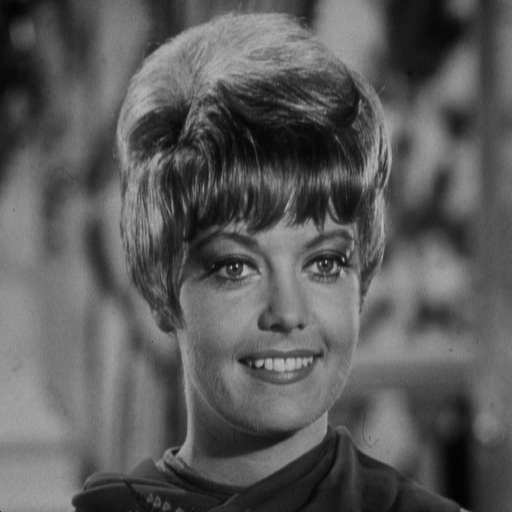
#> input picture zelda.png, 512 x 512 px
$ jupyter execute --allow-errors praktikum_1.ipynb   (older library calls are emulated)
#> lines starting #> are read from the running program, lines starting #| are printed output that depends on the picture
# Praktikum 1

In this praktikum we will learn to implement image enhancement from module 3

## Install Dependencies

[cell 1]
# pip install opencv-python numpy matplotlib jupyter ipywidgets

## Import Required Libraries

[cell 2]
import cv2
import numpy as np
import matplotlib.pyplot as plt

from ipywidgets import interact, FloatSlider, Checkbox  # this is for interactivity

[cell 3]
# import the image we will use in this tutorial
zelda_img = cv2.imread("zelda.png")
#> zelda_img is the input picture: shape (512, 512, 3); mean B, G, R 90.7, 90.7, 90.7
#> the sliders are set to alpha = 127, beta = 127

## Point Operation

**Contrast Stretching using CV2 library**

The code below shows how to stretching the contrast of an image by using $\alpha$ and $\beta$ value.

Observe how those values affect the looks of the image!

[cell 4]
@interact(alpha=(0, 255, 5), beta=(0, 255, 5))
def constrast_stretching(
        alpha=100,
        beta=200,
    ):

#> called with alpha = 127, beta = 127
    stretched_img = cv2.normalize(zelda_img, None, alpha, beta, norm_type=cv2.NORM_MINMAX)
#> stretched_img: shape (512, 512, 3); every value is 127

    # 1. Original Image
    plt.subplot(2, 2, 1)
    plt.imshow(zelda_img, cmap='gray', vmin=0, vmax=255)
    plt.title("Original Image")
    plt.axis('off')

    # 2. Stretched Image
    plt.subplot(2, 2, 2)
    plt.imshow(stretched_img, cmap='gray', vmin=0, vmax=255)
    plt.title("Piecewise Stretched")
    plt.axis('off')

    # 3. Original Histogram
    plt.subplot(2, 2, 3)
    plt.hist(zelda_img.ravel(), bins=256, range=[0, 256], color='black')
    plt.title("Original Histogram")
    plt.xlim([0, 256])

    # 4. Stretched Histogram
    plt.subplot(2, 2, 4)
    plt.hist(stretched_img.ravel(), bins=256, range=[0, 256], color='black')
    plt.title("Stretched Histogram")
    plt.xlim([0, 256])

    plt.tight_layout()
    plt.show()
#> figure, not shown here; B, G, R data is drawn as R, G, B; panel 3: tallest bar 19434 high, from x = 129 to 130; panel 4: tallest bar 786432 high, from x = 127 to 128
#> the sliders are set to treshold_value = 127, max_value = 127

**Applying Treshold Value using CV2 library**

The code below shows how to apply the binary treshold to an image by setting the treshold/limit and the maximum value to apply to.

Observe how those values affect the looks of the image!

Can you connect the equation below to the code?

$$y = \begin{cases} 0 & 0 \le x < a \\ 1 & a \le x < L \end{cases}$$

[cell 5]
@interact(treshold_value=(0, 255, 5), max_value=(0,255,5))
def constrast_stretching(
        treshold_value=100,
        max_value=255,
    ):

#> called with treshold_value = 127, max_value = 127
    _, thresholded_cv = cv2.threshold(zelda_img, treshold_value, max_value, cv2.THRESH_BINARY)

    # 1. Original Image
    plt.subplot(2, 2, 1)
    plt.imshow(zelda_img, cmap='gray', vmin=0, vmax=255)
    plt.title("Original Image")
    plt.axis('off')

    # 2. Stretched Image
    plt.subplot(2, 2, 2)
    plt.imshow(thresholded_cv, cmap='gray', vmin=0, vmax=255)
    plt.title("Treshold Image")
    plt.axis('off')

    # 3. Original Histogram
    plt.subplot(2, 2, 3)
    plt.hist(zelda_img.ravel(), bins=256, range=[0, 256], color='black')
    plt.title("Original Histogram")
    plt.xlim([0, 256])

    # 4. Stretched Histogram
    plt.subplot(2, 2, 4)
    plt.hist(thresholded_cv.ravel(), bins=256, range=[0, 256], color='black')
    plt.title("Treshold Histogram")
    plt.xlim([0, 256])

    plt.tight_layout()
    plt.show()
#> figure, not shown here; B, G, R data is drawn as R, G, B; panel 3: tallest bar 19434 high, from x = 129 to 130; panel 4: tallest bar 611216 high, from x = 0 to 1
#> the sliders are set to a = 127, b = 127

**Applying Clipping to an Image**

Somtimes we want more control of each pixels. For this, we could use Numpy. Guess what? OpenCV uses Numpy array.

The code below is just applying the this math by using "masking" in Numpy array.

$$
    y = \begin{cases}
            0 & 0 \le x < a \\
            \beta(x-a) & a \le x < b \\
            \beta(b-a) & b \le x < L
        \end{cases}
$$

To understand the code we can recall this plot.

[cell 6]
@interact(a=(0, 255, 5), b=(0, 255, 5))
def apply_clipping(a=80, b=170):
    # Prevent divide-by-zero errors and ensure a is strictly less than b
#> called with a = 127, b = 127
    if a >= b:
        b = a + 1

    x = zelda_img.astype(float)
    y = np.zeros_like(x)

    L = 255

    # Calculate the slope (beta) to stretch the middle region from 0 to 255
    beta = L / (b - a)

    # Convert input to float for math operations

    # 1. Lower clipping (0 <= x < a) -> Map to 0
    mask1 = (x >= 0) & (x < a)
    y[mask1] = 0

    # 2. Scaled response (a <= x < b) -> Apply beta slope
    mask2 = (x >= a) & (x < b)
#> mask2: shape (512, 512, 3) bool; every value is 0
    y[mask2] = beta * (x[mask2] - a)
#> y: shape (512, 512, 3) float64; every value is 0

    # 3. Upper clipping (b <= x < L) -> Map to constant upper level
    mask3 = (x >= b)
    y[mask3] = beta * (b - a) # This mathematically equals 255 based on our beta

    # Convert back to uint8
    clipped_img = np.clip(y, 0, L).astype(np.uint8)

    # --- SHOW IMAGES AND HISTOGRAMS ---
    plt.figure(figsize=(14, 8))

    # 1. Original Image
    plt.subplot(2, 2, 1)
    plt.imshow(zelda_img, cmap='gray', vmin=0, vmax=255)
    plt.title("Original Image")
    plt.axis('off')

    # 2. Clipped Image
    plt.subplot(2, 2, 2)
    plt.imshow(clipped_img, cmap='gray', vmin=0, vmax=255)
    plt.title("Clipped Image")
    plt.axis('off')

    # 3. Original Histogram
    plt.subplot(2, 2, 3)
    plt.hist(zelda_img.ravel(), bins=256, range=[0, 256], color='black')
    plt.title("Original Histogram")
    plt.xlim([0, 256])

    # 4. Clipped Histogram
    plt.subplot(2, 2, 4)
    plt.hist(clipped_img.ravel(), bins=256, range=[0, 256], color='black')
    plt.title(f"Clipped Histogram (a={a}, b={b})")
    plt.xlim([0, 256])

    plt.tight_layout()
    plt.show()
#> figure, not shown here; B, G, R data is drawn as R, G, B; panel 3: tallest bar 19434 high, from x = 129 to 130; panel 4: tallest bar 611216 high, from x = 0 to 1
#> the sliders are set to gamma = 2.52

**Tresholding Via Gamma Correction $\gamma > 1$**

The application on gamma correction uses in video game. The developer wanted the game to look more scary by suppressing the bright part. ie. Resident Evil 4 Remake.

Instead of using Numpy, we can also map the pixel values using Look Up Table (LUT) using OpenCV library.

[cell 7]
@interact(gamma=(0.04, 5, 0.1))
def tresholding_gamma_correction(
    gamma=1.5
):
#> called with gamma = 2.52
    table = np.array([((i / 255.0) ** gamma) * 255 for i in range(256)]).astype("uint8")
    gamma_corrected = cv2.LUT(zelda_img, table)

    # --- SHOW IMAGES AND HISTOGRAMS ---
    plt.figure(figsize=(14, 8))

    # 1. Original Image
    plt.subplot(2, 2, 1)
    plt.imshow(zelda_img, cmap='gray', vmin=0, vmax=255)
    plt.title("Original Image")
    plt.axis('off')

    # 2. Clipped Image
    plt.subplot(2, 2, 2)
    plt.imshow(gamma_corrected, cmap='gray', vmin=0, vmax=255)
    plt.title("Corrected Image")
    plt.axis('off')

    # 3. Original Histogram
    plt.subplot(2, 2, 3)
    plt.hist(zelda_img.ravel(), bins=256, range=[0, 256], color='black')
    plt.title("Original Histogram")
    plt.xlim([0, 256])

    # 4. Clipped Histogram
    plt.subplot(2, 2, 4)
    plt.hist(gamma_corrected.ravel(), bins=256, range=[0, 256], color='black')
    plt.title(f"Corrected Histogram")
    plt.xlim([0, 256])

    plt.tight_layout()
    plt.show()
#> figure, not shown here; B, G, R data is drawn as R, G, B; panel 3: tallest bar 19434 high, from x = 129 to 130; panel 4: tallest bar 64361 high, from x = 0 to 1

## Image Negative

This is probably the easiest operation since we can subtract numpy array or using bitwise not operation like the code below.

[cell 8]
def image_negative():
    negative_img = cv2.bitwise_not(zelda_img)
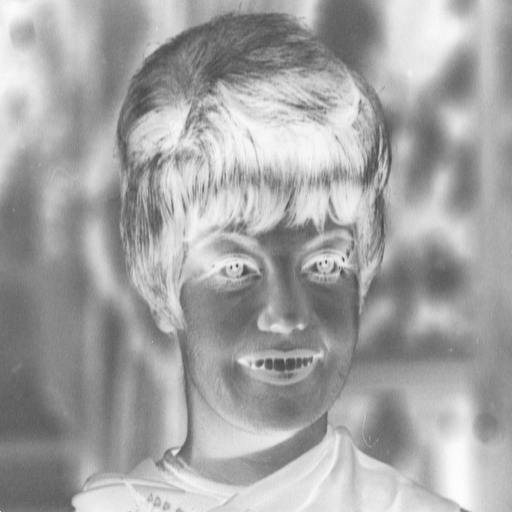
#> negative_img: shape (512, 512, 3); mean B, G, R 164.3, 164.3, 164.3

    # Numpy Array can do element wise operation
    # what the code will be?
    # your negative image = max_pixel_value - your positive image

    # --- SHOW IMAGES AND HISTOGRAMS ---
    plt.figure(figsize=(14, 8))

    # 1. Original Image
    plt.subplot(2, 2, 1)
    plt.imshow(zelda_img, cmap='gray', vmin=0, vmax=255)
    plt.title("Original Image")
    plt.axis('off')

    # 2. Clipped Image
    plt.subplot(2, 2, 2)
    plt.imshow(negative_img, cmap='gray', vmin=0, vmax=255)
    plt.title("Negative Image")
    plt.axis('off')

    # 3. Original Histogram
    plt.subplot(2, 2, 3)
    plt.hist(zelda_img.ravel(), bins=256, range=[0, 256], color='black')
    plt.title("Original Histogram")
    plt.xlim([0, 256])

    # 4. Clipped Histogram
    plt.subplot(2, 2, 4)
    plt.hist(negative_img.ravel(), bins=256, range=[0, 256], color='black')
    plt.title(f"Negative Histogram")
    plt.xlim([0, 256])

    plt.tight_layout()
    plt.show()
#> figure, not shown here; B, G, R data is drawn as R, G, B; panel 3: tallest bar 19434 high, from x = 129 to 130; panel 4: tallest bar 19434 high, from x = 126 to 127
#> the sliders are set to a = 127, b = 127, keep_background = False

image_negative()

## Window Slicing

Since OpenCV does not have a dedicated function for this operation we can either use LUT or Numpy operation to do this. Let's recall the math!

Without background
$$
    v = \begin{cases}
            L & a \le u \le b \\
            0 & otherwise
        \end{cases}
$$

With background
$$
    v = \begin{cases}
            L & a \le u \le b \\
            u & otherwise
        \end{cases}
$$

[cell 9]
@interact(a=(0, 255, 5), b=(0, 255, 5), keep_background=Checkbox(value=False, description='With Background'))
def apply_window_slicing(a=80, b=150, keep_background=False):
    # Prevent logical errors if sliders cross
#> called with a = 127, b = 127, keep_background = False
    if a >= b:
        b = a + 1

    L = 255
    u = cv2.imread("aortic.png", cv2.IMREAD_GRAYSCALE)
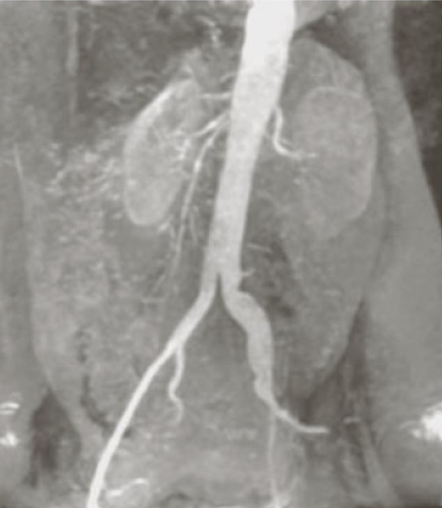
#> input picture aortic.png, 442 x 508 px
#> u: shape (508, 442); min 68, max 241, mean 146.2

    # 1. Create the boolean mask for our target window
    in_window = (u >= a) & (u <= b)
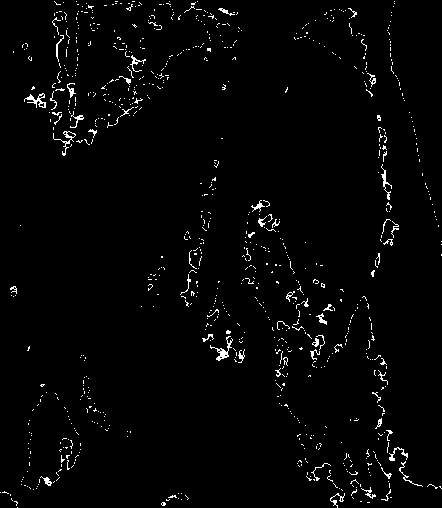
#> in_window: shape (508, 442) bool; 2.1% white in thin lines or dots

    # 2. Apply the mathematical logic from the slide
    if keep_background:
        # "With background" -> If in window, set to L. Otherwise, keep original 'u'
        v = np.where(in_window, L, u)
    else:
        # "Without background" -> If in window, set to L. Otherwise, set to 0
        v = np.where(in_window, L, 0)
#> v: shape (508, 442) int64; 2.1% white in thin lines or dots

    # Convert back to standard 8-bit image format
    sliced_img = v.astype(np.uint8)
#> sliced_img: shape (508, 442); 2.1% white in thin lines or dots

    # --- SHOW IMAGES AND HISTOGRAMS ---
    plt.figure(figsize=(14, 8))

    # 1. Original Image
    plt.subplot(2, 2, 1)
    plt.imshow(u, cmap='gray', vmin=0, vmax=255)
    plt.title("Original Image")
    plt.axis('off')

    # 2. Sliced Image
    plt.subplot(2, 2, 2)
    plt.imshow(sliced_img, cmap='gray', vmin=0, vmax=255)
    title_text = "With Background" if keep_background else "Without Background"
    plt.title(f"Window Slicing ({title_text})")
    plt.axis('off')

    # 3. Original Histogram
    plt.subplot(2, 2, 3)
    plt.hist(u.ravel(), bins=256, range=[0, 256], color='black')
    plt.axvline(x=a, color='blue', linestyle='dashed', linewidth=1)
    plt.axvline(x=b, color='red', linestyle='dashed', linewidth=1)
    plt.title("Original Histogram")
    plt.xlim([0, 256])

    # 4. Sliced Histogram
    plt.subplot(2, 2, 4)
    plt.hist(sliced_img.ravel(), bins=256, range=[0, 256], color='black')
    plt.title("Sliced Histogram")
    plt.xlim([0, 256])

    plt.tight_layout()
    plt.show()
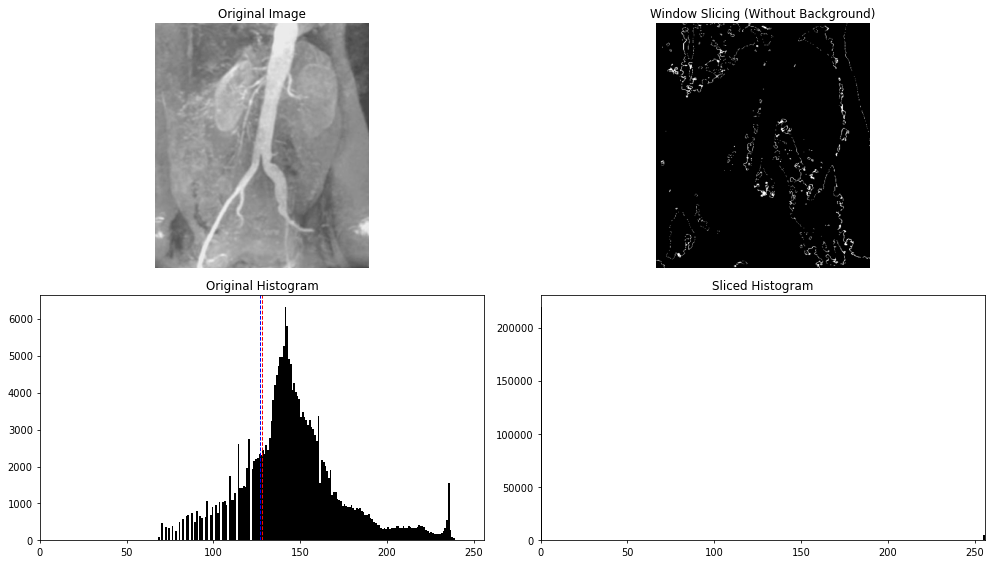
#> figure drawn by matplotlib, 4 panels; panel 3: tallest bar 6327 high, from x = 141 to 142; panel 4: tallest bar 219766 high, from x = 0 to 1

## Histogram Equalization

[cell 10]
img = cv2.imread("aortic.png", cv2.IMREAD_GRAYSCALE)

# equalized_img = # Find the OpenCV function!

# --- SHOW IMAGES AND HISTOGRAMS ---
plt.figure(figsize=(14, 8))

# 1. Original Image
plt.subplot(2, 2, 1)
plt.imshow(img, cmap='gray', vmin=0, vmax=255)
plt.title("Original Image")
plt.axis('off')

# 2. Equalized
plt.subplot(2, 2, 2)
#> (the rest of this cell did not finish here and is left out)

## Spatial Operation

[cell 11]
def show_images(titles, images, cmap='gray'):
    plt.figure(figsize=(15, 5))
    for i in range(len(images)):
        plt.subplot(1, len(images), i+1)
        # Added vmin and vmax to ensure Matplotlib doesn't auto-adjust the brightness incorrectly
        plt.imshow(images[i], cmap=cmap if len(images[i].shape) == 2 else None, vmin=0, vmax=255)
        plt.title(titles[i])
        plt.axis('off')
    plt.show()

# --- 1. Create a Noisy Version of Zelda ---
# Generate random noise and add it to the image (Salt and Pepper style)
noise = np.random.randint(0, 10, zelda_img.shape, dtype=np.uint8) * 255

# Randomly apply the noise to 5% of the pixels
noise_mask = np.random.rand(*zelda_img.shape) < .1
noisy_zelda = zelda_img.copy()
noisy_zelda[noise_mask] = noise[noise_mask]
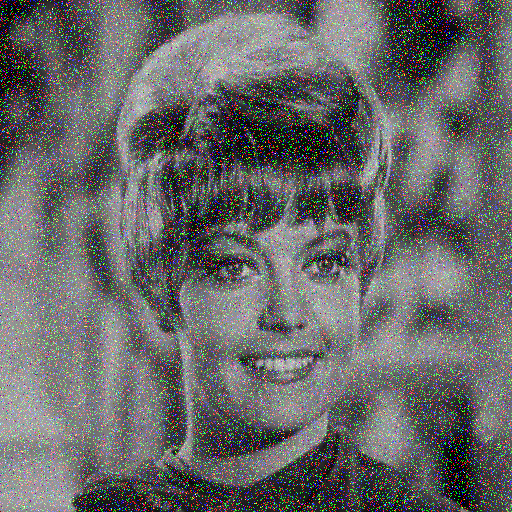
#> noisy_zelda: shape (512, 512, 3); mean B, G, R 104.2, 104.4, 104.2

# --- 2. Apply Filters to the NOISY Image ---
# 2.1 Noise Smoothing (Average Blur)
# Adjust the kernel size and see the effect!
kernel = (12, 12)
smoothed = cv2.blur(noisy_zelda, kernel)

# 2.2 Median Filtering
# Find a good kernel size to remove the noise!
kernel = 1
median_filtered = cv2.medianBlur(noisy_zelda, kernel)

# --- 3. Apply Edge Enhancement to the ORIGINAL Image ---
# the kernel size must be odd!
# change the variables here what could go wrong?
gaussian_blur = cv2.GaussianBlur(zelda_img, (21, 21), 0)
unsharp_mask = cv2.addWeighted(zelda_img, 1.5, gaussian_blur, -0.5, 0)

# 2.4 High-pass Filtering (Laplacian)
laplacian_high_pass = cv2.Laplacian(zelda_img, cv2.CV_64F)
laplacian_high_pass = cv2.convertScaleAbs(laplacian_high_pass)

# --- SHOW RESULTS ---
show_images(['Original Image'], [zelda_img])
#> the loop in show_images, `for i in range(len(images)):` made 1 pass
show_images(['Noisy Input', 'Smoothed (Mean)', 'Median Filtered'], [noisy_zelda, smoothed, median_filtered])
#> the loop in show_images (call 2), `for i in range(len(images)):` made 3 passes
show_images(['Gaussian Blur', 'Unsharp Masking', 'High-pass (Laplacian)'], [gaussian_blur, unsharp_mask, laplacian_high_pass])

## Frequency Domain Response

[cell 12]
# Compute FFT
sample_img = cv2.imread("peppers.jpg", cv2.IMREAD_GRAYSCALE)
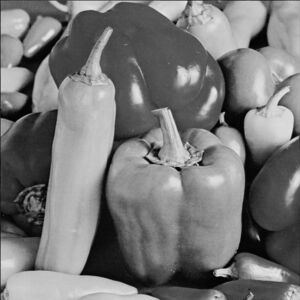
#> input picture peppers.jpg, 300 x 300 px
#> sample_img is the input picture: shape (300, 300); min 0, max 233, mean 118.9

f = np.fft.fft2(sample_img)
fshift = np.fft.fftshift(f)
rows, cols = sample_img.shape
#> rows = 300; cols = 300
crow, ccol = rows//2, cols//2
#> crow = 150; ccol = 150

# 3.1 Linear Filtering (Ideal Low Pass Filter in Frequency Domain)
mask = np.zeros((rows, cols), np.uint8)
r = 30 # radius
center = [crow, ccol]
#> center = [150, 150]
x, y = np.ogrid[:rows, :cols]
#> x = 300 values from 0 to 299
mask_area = (x - center[0])**2 + (y - center[1])**2 <= r*r
mask[mask_area] = 1
fshift_filtered = fshift * mask
img_back_linear = np.abs(np.fft.ifft2(np.fft.ifftshift(fshift_filtered)))

# 3.2 Root Filtering (Square root of magnitude, preserve phase)
magnitude = np.abs(fshift)
phase = np.angle(fshift)
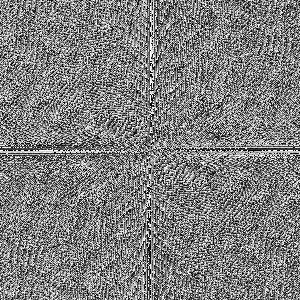
#> phase: shape (300, 300) float64; min -3.14, max 3.14, mean 7.23e-17; drawn with min black and max white
root_magnitude = np.sqrt(magnitude)
fshift_root = root_magnitude * np.exp(1j * phase)
img_back_root = np.abs(np.fft.ifft2(np.fft.ifftshift(fshift_root)))

# 3.3 Homomorphic Filtering (Simplified)
# log(I) -> FFT -> High Frequency Emphasis -> IFFT -> exp(I)
img_log = np.log1p(np.array(sample_img, dtype="float"))
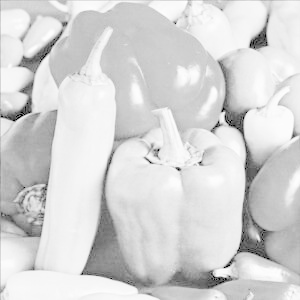
#> img_log: shape (300, 300) float64; min 0, max 5.46, mean 4.58; drawn with min black and max white
f_log = np.fft.fft2(img_log)
fshift_log = np.fft.fftshift(f_log)

# Create a High Frequency Emphasis Filter (Gaussian-based)
D = np.sqrt((x - crow)**2 + (y - ccol)**2)
D0 = 10.0
gamma_H, gamma_L = 1.2, 0.5
H = (gamma_H - gamma_L) * (1 - np.exp(-(D**2)/(2*(D0**2)))) + gamma_L

fshift_homo = fshift_log * H
img_back_homo = np.expm1(np.real(np.fft.ifft2(np.fft.ifftshift(fshift_homo))))
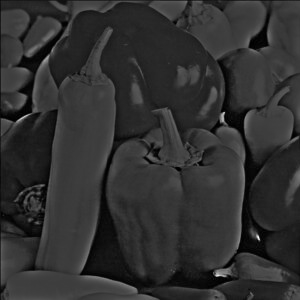
#> img_back_homo: shape (300, 300) float64; min -0.963, max 57, mean 10.2; drawn with min black and max white

show_images(['Original', 'Linear Low-Pass (FFT)', 'Root Filtering', 'Homomorphic Filtering'], [sample_img, img_back_linear, img_back_root, img_back_homo])
#> the sliders are set to kernelSize = 12
#> the sliders are set to lower_thresh = 127, upper_thresh = 127

## Edge Detection

Applying edge detection is easy because OpenCV have dedicated function for them.

**Sobel Edge Detection**

#> (a cell that did not finish here is left out)

**Canny Edge Detection**

[cell 14]
@interact(lower_thresh=(0,255,5), upper_thresh=(0,255,5))
def canny_edge_detection(
    lower_thresh=80,
    upper_thresh=170,
):
#> called with lower_thresh = 127, upper_thresh = 127
    sample_img = cv2.imread("peppers.jpg", cv2.IMREAD_GRAYSCALE)

    # ==========================================
    # 2. CANNY (The Industry Standard)
    # ==========================================
    # Canny is highly sensitive to high-frequency noise.
    # Therefore, we ALWAYS apply a low-pass filter (Gaussian Blur) first!
    blurred_for_canny = cv2.GaussianBlur(sample_img, (5, 5), 0)

    # cv2.Canny takes a lower and upper threshold for its internal hysteresis logic.
    # Try to change the treshold values!
    canny_edges = cv2.Canny(blurred_for_canny, lower_thresh, upper_thresh)
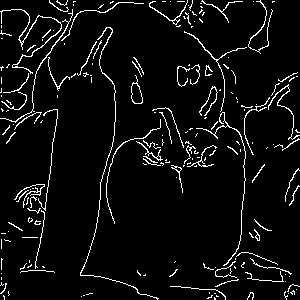
#> canny_edges: shape (300, 300); 5.6% white in thin lines or dots

    show_images(['Blurred Image', 'Canny Edges'],
                [blurred_for_canny, canny_edges])
